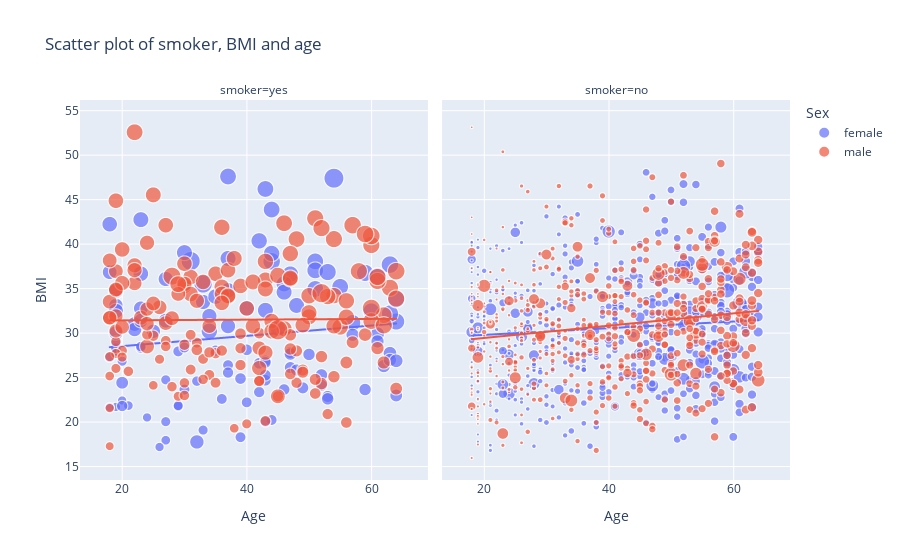

This figure's notebook cell:
### Code cell
fig = px.scatter(df, x='age', y='bmi', facet_col="smoker", color="sex", trendline="ols", size = 'charges',
                title="Scatter plot of smoker, BMI and age",
                    labels={ "bmi": "BMI",
                        "age":"Age",
                        'sex':'Sex'
      })
fig.show()
#brak zależności age i bmi?

### Figure 1 — Plotly figure (JSON) as saved in the notebook; plotly's stock layout.template omitted (floating-point values rounded to 4 significant figures; data arrays with more than 128 entries replaced by an {"elided": "..."} marker saying what was removed)
{"data": [{"hovertemplate": "Sex=female<br>smoker=yes<br>Age=%{x}<br>BMI=%{y}<br>charges=%{marker.size}<extra></extra>", "legendgroup": "female", "marker": {"color": "#636efa", "size": [16880.0, 27810.0, 37700.0, 23240.0, 14710.0, 16580.0, 39840.0, 43580.0, 47290.0, 30940.0, 19110.0, 17080.0, 32730.0, 19960.0, 21350.0, 36150.0, 48820.0, 37130.0, 19440.0, 38510.0, 29520.0, 47310.0, 17090.0, 22330.0, 47900.0, 24870.0, 34840.0, 47930.0, 48520.0, 13840.0, 18030.0, 21660.0, 15010.0, 19590.0, 14460.0, 18610.0, 28950.0, 37080.0, 19520.0, 48890.0, 63770.0, 45860.0, 39980.0, 58570.0, 43940.0, 15360.0, 17470.0, 25680.0, 42970.0, 34440.0, 42980.0, 24670.0, 27040.0, 40000.0, 46200.0, 44400.0, 40930.0, 16660.0, 40420.0, 19540.0, 23070.0, 17750.0, 24520.0, 38790.0, 23400.0, 55140.0, 36020.0, 27530.0, 45010.0, 37270.0, 42110.0, 24110.0, 40970.0, 46110.0, 46260.0, 29330.0, 19800.0, 17500.0, 21770.0, 14570.0, 16420.0, 35600.0, 21680.0, 44420.0, 39730.0, 20230.0, 21880.0, 19020.0, 33910.0, 44640.0, 16780.0, 24180.0, 34170.0, 46660.0, 40900.0, 36900.0, 40940.0, 22480.0, 23890.0, 18330.0, 21770.0, 33310.0, 18220.0, 20300.0, 41660.0, 26130.0, 20170.0, 24540.0, 14280.0, 16120.0, 33900.0, 36400.0, 18770.0, 43900.0, 29140.0], "sizemode": "area", "sizeref": 159.4, "symbol": "circle"}, "mode": "markers", "name": "female", "showlegend": true, "type": "scattergl", "x": [19, 62, 34, 53, 20, 27, 37, 57, 64, 61, 29, 19, 32, 42, 42, 18, 63, 27, 40, 23, 63, 63, 20, 40, 59, 53, 27, 64, 61, 19, 23, 39, 27, 44, 26, 36, 63, 33, 30, 44, 54, 43, 35, 31, 34, 21, 19, 59, 47, 19, 44, 52, 64, 40, 44, 51, 30, 29, 37, 37, 47, 19, 50, 18, 47, 33, 23, 57, 60, 37, 46, 49, 48, 37, 51, 64, 43, 32, 43, 24, 27, 22, 46, 55, 45, 35, 43, 39, 22, 51, 33, 48, 23, 53, 23, 19, 43, 43, 52, 23, 43, 19, 18, 37, 46, 20, 20, 47, 18, 29, 25, 19, 30, 42, 61], "xaxis": "x", "y": [27.9, 26.29, 31.92, 22.88, 22.42, 24.75, 34.8, 31.16, 31.3, 29.92, 27.94, 28.3, 17.77, 23.37, 26.6, 36.85, 37.7, 36.08, 22.22, 36.67, 27.74, 32.2, 26.84, 28.12, 36.77, 22.61, 31.4, 33.8, 36.38, 21.7, 28.31, 24.89, 17.95, 20.23, 17.2, 22.6, 26.98, 33.5, 28.38, 38.06, 47.41, 46.2, 34.1, 38.09, 30.21, 21.85, 28.31, 23.66, 36.63, 33.11, 38.95, 25.3, 22.99, 32.77, 43.89, 38.06, 39.05, 21.75, 38.39, 26.4, 27.83, 28.88, 27.6, 42.24, 26.12, 35.53, 32.78, 29.81, 32.45, 30.78, 35.53, 23.84, 33.11, 47.6, 37.05, 26.89, 20.05, 24.6, 26.89, 20.52, 20.05, 31.02, 23.66, 35.2, 30.5, 28.02, 24.7, 18.3, 30.4, 34.96, 19.09, 25.85, 31.4, 36.86, 42.75, 32.49, 32.56, 26.7, 24.13, 28.49, 25.27, 30.02, 27.28, 25.55, 34.6, 24.42, 21.8, 27.64, 21.66, 21.85, 30.2, 34.7, 23.66, 40.37, 29.07], "yaxis": "y"}, {"hovertemplate": "<b>OLS trendline</b><br>bmi = 0.0579254 * age + 27.3718<br>R<sup>2</sup>=0.015273<br><br>Sex=female<br>smoker=yes<br>Age=%{x}<br>BMI=%{y} <b>(trend)</b><extra></extra>", "legendgroup": "female", "marker": {"color": "#636efa", "symbol": "circle"}, "mode": "lines", "name": "female", "showlegend": false, "type": "scattergl", "x": [18, 18, 18, 18, 19, 19, 19, 19, 19, 19, 19, 19, 19, 20, 20, 20, 20, 21, 22, 22, 23, 23, 23, 23, 23, 23, 24, 25, 26, 27, 27, 27, 27, 27, 29, 29, 29, 30, 30, 30, 31, 32, 32, 33, 33, 33, 34, 34, 35, 35, 36, 37, 37, 37, 37, 37, 37, 39, 39, 40, 40, 40, 42, 42, 42, 43, 43, 43, 43, 43, 43, 43, 44, 44, 44, 44, 45, 46, 46, 46, 47, 47, 47, 47, 48, 48, 49, 50, 51, 51, 51, 52, 52, 53, 53, 53, 54, 55, 57, 57, 59, 59, 60, 61, 61, 61, 62, 63, 63, 63, 63, 64, 64, 64, 64], "xaxis": "x", "y": [28.41, 28.41, 28.41, 28.41, 28.47, 28.47, 28.47, 28.47, 28.47, 28.47, 28.47, 28.47, 28.47, 28.53, 28.53, 28.53, 28.53, 28.59, 28.65, 28.65, 28.7, 28.7, 28.7, 28.7, 28.7, 28.7, 28.76, 28.82, 28.88, 28.94, 28.94, 28.94, 28.94, 28.94, 29.05, 29.05, 29.05, 29.11, 29.11, 29.11, 29.17, 29.23, 29.23, 29.28, 29.28, 29.28, 29.34, 29.34, 29.4, 29.4, 29.46, 29.52, 29.52, 29.52, 29.52, 29.52, 29.52, 29.63, 29.63, 29.69, 29.69, 29.69, 29.8, 29.8, 29.8, 29.86, 29.86, 29.86, 29.86, 29.86, 29.86, 29.86, 29.92, 29.92, 29.92, 29.92, 29.98, 30.04, 30.04, 30.04, 30.09, 30.09, 30.09, 30.09, 30.15, 30.15, 30.21, 30.27, 30.33, 30.33, 30.33, 30.38, 30.38, 30.44, 30.44, 30.44, 30.5, 30.56, 30.67, 30.67, 30.79, 30.79, 30.85, 30.91, 30.91, 30.91, 30.96, 31.02, 31.02, 31.02, 31.02, 31.08, 31.08, 31.08, 31.08], "yaxis": "y"}, {"hovertemplate": "Sex=female<br>smoker=no<br>Age=%{x}<br>BMI=%{y}<br>charges=%{marker.size}<extra></extra>", "legendgroup": "female", "marker": {"color": "#636efa", "size": {"elided": "547 float values"}, "sizemode": "area", "sizeref": 159.4, "symbol": "circle"}, "mode": "markers", "name": "female", "showlegend": false, "type": "scattergl", "x": {"elided": "547 int values"}, "xaxis": "x2", "y": {"elided": "547 float values"}, "yaxis": "y2"}, {"hovertemplate": "<b>OLS trendline</b><br>bmi = 0.0375173 * age + 29.0504<br>R<sup>2</sup>=0.007949<br><br>Sex=female<br>smoker=no<br>Age=%{x}<br>BMI=%{y} <b>(trend)</b><extra></extra>", "legendgroup": "female", "marker": {"color": "#636efa", "symbol": "circle"}, "mode": "lines", "name": "female", "showlegend": false, "type": "scattergl", "x": {"elided": "547 int values"}, "xaxis": "x2", "y": {"elided": "547 float values"}, "yaxis": "y2"}, {"hovertemplate": "Sex=male<br>smoker=yes<br>Age=%{x}<br>BMI=%{y}<br>charges=%{marker.size}<extra></extra>", "legendgroup": "male", "marker": {"color": "#EF553B", "size": {"elided": "159 float values"}, "sizemode": "area", "sizeref": 159.4, "symbol": "circle"}, "mode": "markers", "name": "male", "showlegend": true, "type": "scattergl", "x": {"elided": "159 int values"}, "xaxis": "x", "y": {"elided": "159 float values"}, "yaxis": "y"}, {"hovertemplate": "<b>OLS trendline</b><br>bmi = 0.00398055 * age + 31.3511<br>R<sup>2</sup>=0.000085<br><br>Sex=male<br>smoker=yes<br>Age=%{x}<br>BMI=%{y} <b>(trend)</b><extra></extra>", "legendgroup": "male", "marker": {"color": "#EF553B", "symbol": "circle"}, "mode": "lines", "name": "male", "showlegend": false, "type": "scattergl", "x": {"elided": "159 int values"}, "xaxis": "x", "y": {"elided": "159 float values"}, "yaxis": "y"}, {"hovertemplate": "Sex=male<br>smoker=no<br>Age=%{x}<br>BMI=%{y}<br>charges=%{marker.size}<extra></extra>", "legendgroup": "male", "marker": {"color": "#EF553B", "size": {"elided": "516 float values"}, "sizemode": "area", "sizeref": 159.4, "symbol": "circle"}, "mode": "markers", "name": "male", "showlegend": false, "type": "scattergl", "x": {"elided": "516 int values"}, "xaxis": "x2", "y": {"elided": "516 float values"}, "yaxis": "y2"}, {"hovertemplate": "<b>OLS trendline</b><br>bmi = 0.0689875 * age + 28.0735<br>R<sup>2</sup>=0.024754<br><br>Sex=male<br>smoker=no<br>Age=%{x}<br>BMI=%{y} <b>(trend)</b><extra></extra>", "legendgroup": "male", "marker": {"color": "#EF553B", "symbol": "circle"}, "mode": "lines", "name": "male", "showlegend": false, "type": "scattergl", "x": {"elided": "516 int values"}, "xaxis": "x2", "y": {"elided": "516 float values"}, "yaxis": "y2"}], "layout": {"annotations": [{"font": {}, "showarrow": false, "text": "smoker=yes", "x": 0.245, "xanchor": "center", "xref": "paper", "y": 1, "yanchor": "bottom", "yref": "paper"}, {"font": {}, "showarrow": false, "text": "smoker=no", "x": 0.755, "xanchor": "center", "xref": "paper", "y": 1, "yanchor": "bottom", "yref": "paper"}], "legend": {"itemsizing": "constant", "title": {"text": "Sex"}, "tracegroupgap": 0}, "title": {"text": "Scatter plot of smoker, BMI and age"}, "xaxis": {"anchor": "y", "domain": [0, 0.49], "title": {"text": "Age"}}, "xaxis2": {"anchor": "y2", "domain": [0.51, 1], "matches": "x", "title": {"text": "Age"}}, "yaxis": {"anchor": "x", "domain": [0, 1], "title": {"text": "BMI"}}, "yaxis2": {"anchor": "x2", "domain": [0, 1], "matches": "y", "showticklabels": false}}}
